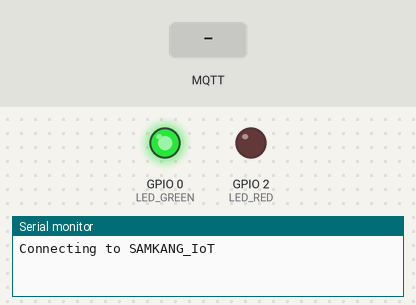
A sketch run on a simulated ESP8266 (NodeMCU). Parts: output pins drawn as LEDs (lit = HIGH), the last lines printed to the serial monitor. The test bench sets the inputs (shaded band). WiFi joins after 1.5 s; servers stay silent unless stated; no radio packets arrive unless stated; no MQTT or app messages arrive unless stated.

Above: at 3.2 s.
3.3 s: MQTT message "2" arrives on the first subscribed topic
At 4.6 s:
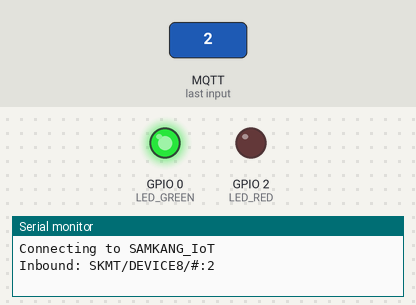
4.9 s: MQTT message "on" arrives on the first subscribed topic
At 5.9 s:
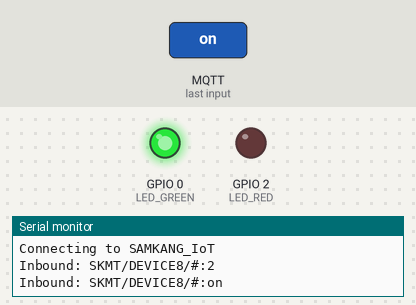
6.4 s: MQTT message "off" arrives on the first subscribed topic
At 7.1 s:
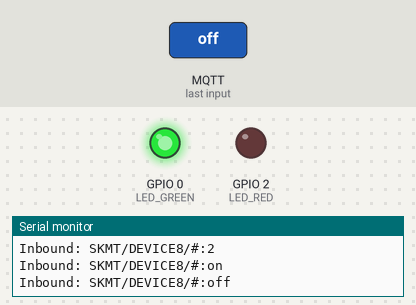
Timing chart, 0 to 9.4 s (numbered marks = the images above; inputs shaded):
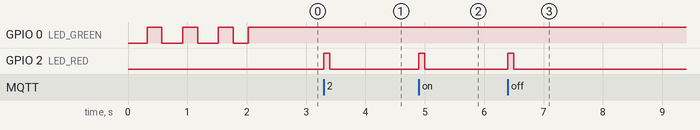

Measured:
- after the input at 3.3 s, GPIO 2 (LED_RED): LOW → HIGH at once, → LOW 0.10 s later
- after the input at 4.9 s, GPIO 2 (LED_RED): LOW → HIGH at once, → LOW 0.10 s later
- after the input at 6.4 s, GPIO 2 (LED_RED): LOW → HIGH at once, → LOW 0.10 s later

The sketch:

nodemcu_rx.ino
```cpp
#include <SPI.h>
#include <PubSubClient.h>
#include <ESP8266WiFi.h>
#include <RF24Network.h>
#include <RF24.h>
#include "ap_setting.h"

/***** Configure the chosen CE,CS pins *****/
RF24 radio(4,15);                    // nRF24L01(+) radio attached using Getting Started board
RF24Network network(radio);          // Network uses that radio

const uint16_t this_node = 01;        // Address of our node in Octal format
const uint16_t other_node = 00;       // Address of the other node in Octal format
const uint16_t channel = 8;

#define DEBUG_PRINT 0
#define EVENT_PRINT 0
#define PAYLOAD_PRINT 1

#define mqttClientNode        "PowerMeter"
#define mqttClientId          "DEVICE8"
#define mqtt_server           "211.180.34.28"
//#define mqttUsername        "samknag"
//#define mqttPassword        "test1234"
#define mqttDomain            "SKMT"
#define mqttTopic             mqttDomain"/"mqttClientId
#define mqttLwtTopic          mqttDomain"/"mqttClientId"/LWT"
#define LED_RED   2
#define LED_GREEN 0


float value;
int  mqttLwtQos = 0;
int  mqttLwtRetain = true;
char message_buff[100];
String clientName;
unsigned long fast_update, slow_update;
unsigned long publish_cnt = 0;


WiFiClient wifiClient;
PubSubClient mqtt(mqtt_server, 1883, callback, wifiClient);


// Structure of our payload
struct payload_t {
  //unsigned long ms;
  unsigned long counter;
  unsigned long power1;
  unsigned long power2;
  unsigned long power3;
};


void wifi_connect() {

  Serial.println();
  Serial.print("Connecting to ");
  Serial.println(ssid);

  delay(200);
    WiFi.mode(WIFI_STA);
    WiFi.begin(ssid, password);
    //WiFi.config(IPAddress(192, 168, 10, 112), IPAddress(192, 168, 10, 1), IPAddress(255, 255, 255, 0));

    int Attempt = 0;
    while (WiFi.status() != WL_CONNECTED) {
      delay(100);
      Attempt++;
      LED_WIFI();
      if (EVENT_PRINT) {
        Serial.print(". ");
        Serial.print(Attempt);
      }

      if (Attempt == 50)
      {
          if (EVENT_PRINT) {
              Serial.println();
              Serial.println("Could not connect to WIFI");
              ESP.restart();
          }
      }
    }
   if (EVENT_PRINT) {
      Serial.println("");
      Serial.println("WiFi connected");
      Serial.print("IP address: ");
      Serial.println(WiFi.localIP());
   }
     digitalWrite(LED_GREEN, HIGH);
}


void reconnect() {
  while (!mqtt.connected()) {
     if (EVENT_PRINT) {
         Serial.print("Attempting MQTT connection...");
     }
       if (mqtt.connect((char*) clientName.c_str(), mqttLwtTopic, mqttLwtQos, mqttLwtRetain, "0")) {
            byte data[] = { '1' };
            mqtt.subscribe(mqttTopic"/#");
            mqtt.publish(mqttLwtTopic, data, 1, mqttLwtRetain);
            //mqtt.publish(mqttLwtTopic, "1", true);
            //mqtt.publish(mqttTopic"/ID", mqttClientId);
               if (EVENT_PRINT) {
                  Serial.println("connected");
               }
        } else {
             if (EVENT_PRINT) {
                Serial.print("failed, rc=");
                Serial.print(mqtt.state());
                Serial.println(" try again in 1 seconds");

             }
            LED_ERR();
      }
  }
}


void callback(char* topic, byte* payload, unsigned int length) {
   if (PAYLOAD_PRINT) {
      int i = 0;
      for(i=0; i<length; i++) {
      message_buff[i] = payload[i];
      }
      message_buff[i] = '\0';
      String msgString = String(message_buff);
      Serial.println("Inbound: " + String(topic) +":"+ msgString);
      LED_PAYLOAD();
   }
}


void setup() {

  if (DEBUG_PRINT) {
      Serial.begin (115200);
      Serial.println();
      Serial.println("Energry controller Starting");

      Serial.print("ESP.getChipId() : ");
      Serial.println(ESP.getChipId());

      Serial.print("ESP.getFlashChipId() : ");
      Serial.println(ESP.getFlashChipId());

      Serial.print("ESP.getFlashChipSize() : ");
      Serial.println(ESP.getFlashChipSize());
  }

      delay(20);
      pinMode(LED_RED, OUTPUT);
      pinMode(LED_GREEN, OUTPUT);


      wifi_connect();
      mqtt.setServer(mqtt_server, 1883);

      uint8_t mac[6];
      WiFi.macAddress(mac);

      clientName += mqttClientId;
      clientName += ".";
      clientName += mqttClientNode;
      clientName += "-";
      clientName += macToStr(mac);
      clientName += "-";
      clientName += String(micros() & 0xff, 16);


   if (DEBUG_PRINT) {
      Serial.print("Client : ");
      Serial.println(mqttClientId);

      Serial.print("NODE : ");
      Serial.println(mqttClientNode);

      Serial.print("Connecting to ");
      Serial.print(mqtt_server);

      Serial.print(" as ");
      Serial.println(clientName);
    }
      SPI.begin();
      radio.begin();
      network.begin(channel,  this_node);//node address
}


void loop() {

    if (WiFi.status() != WL_CONNECTED) {
        wifi_connect();
    }


    if (!mqtt.connected()) {
        reconnect();
    }


// Check the network regularly
   network.update();

// Check for incoming data from the sensors
   incoming_data();

   mqtt.loop();

}


void incoming_data(){


    while (network.available()) {
      RF24NetworkHeader header;
      payload_t payload;
      network.read(header, &payload, sizeof(payload));

      if(DEBUG_PRINT){
          Serial.print("Received packet #");
          Serial.print(payload.counter);
          Serial.print(" at ");
          //Serial.print(payload.ms);
          //Serial.print(" watt ");
          Serial.print(payload.power1);
          Serial.print("  ");
          Serial.print(payload.power2);
          Serial.print("  ");
          Serial.println(payload.power3);
      }
      value = payload.power1;
      dtostrf (value, 3, 1, message_buff);
      mqtt.publish(mqttTopic"/POWER1", message_buff);
      delay(100);

      value = payload.power2;
      dtostrf (value, 3, 1, message_buff);
      mqtt.publish(mqttTopic"/POWER2", message_buff);
      delay(100);

      value = payload.power3;
      dtostrf (value, 3, 1, message_buff);
      mqtt.publish(mqttTopic"/POWER3", message_buff);
      delay(100);

      publish_cnt++;
      dtostrf (publish_cnt, 2, 1, message_buff);
      mqtt.publish(mqttTopic"/STATUS", message_buff);

    }
}


String macToStr(const uint8_t* mac)
{
  String result;
  for (int i = 0; i < 6; ++i) {
    result += String(mac[i], 16);
    if (i < 5)
      result += ':';
  }
  return result;
}


void LED_RUN(){
  digitalWrite(LED_GREEN, HIGH);  delay(250);
  digitalWrite(LED_GREEN, LOW);   delay(250);
}


void LED_WIFI(){
  digitalWrite(LED_GREEN, HIGH);  delay(250);
  digitalWrite(LED_GREEN, LOW);   delay(250);
}


void LED_PAYLOAD(){
  digitalWrite(LED_RED, HIGH);  delay(100);
  digitalWrite(LED_RED, LOW);   delay(100);
}

void LED_ERR(){
  digitalWrite(LED_RED, HIGH);  delay(250);
  digitalWrite(LED_RED, LOW);   delay(250);
}
```

ap_setting.h
```cpp
// WIFI SETTING
const char* ssid = "SAMKANG_IoT";
const char* password = "test1234";
```
